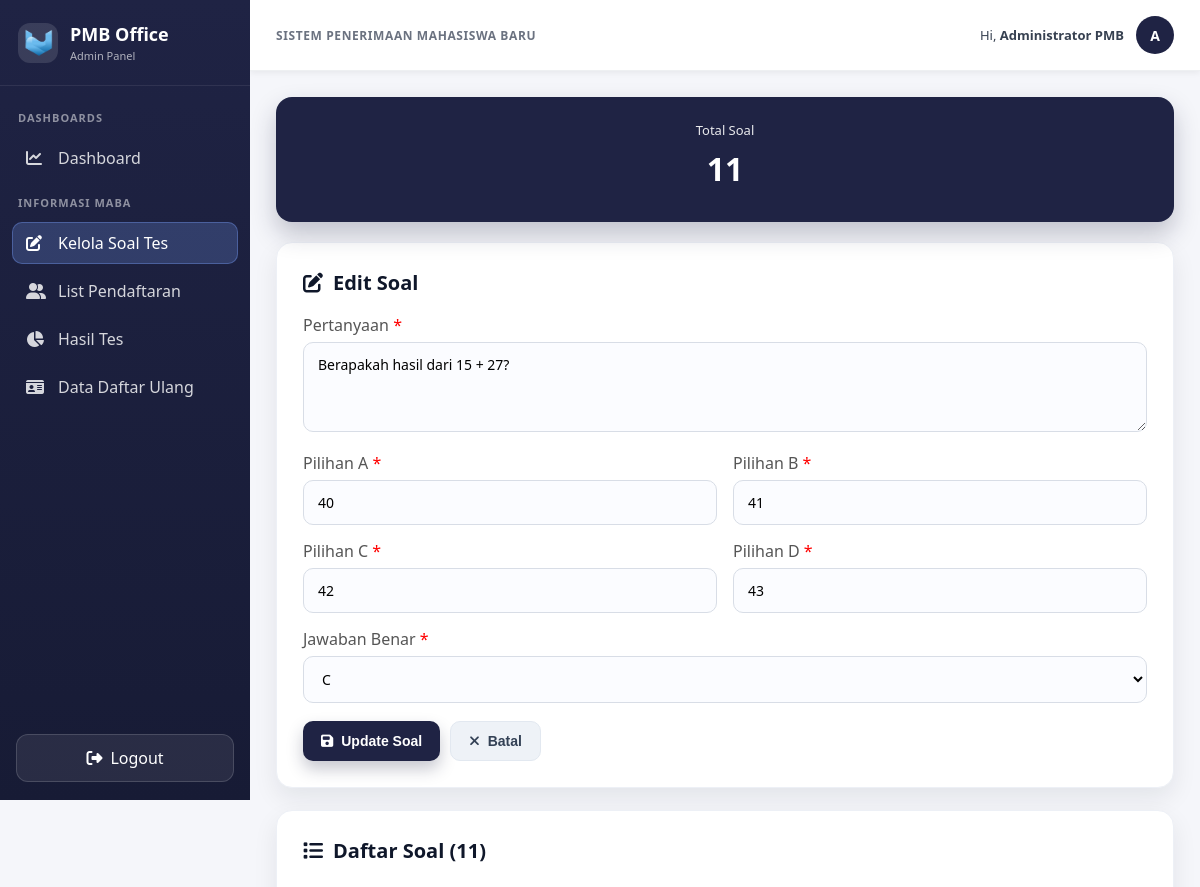
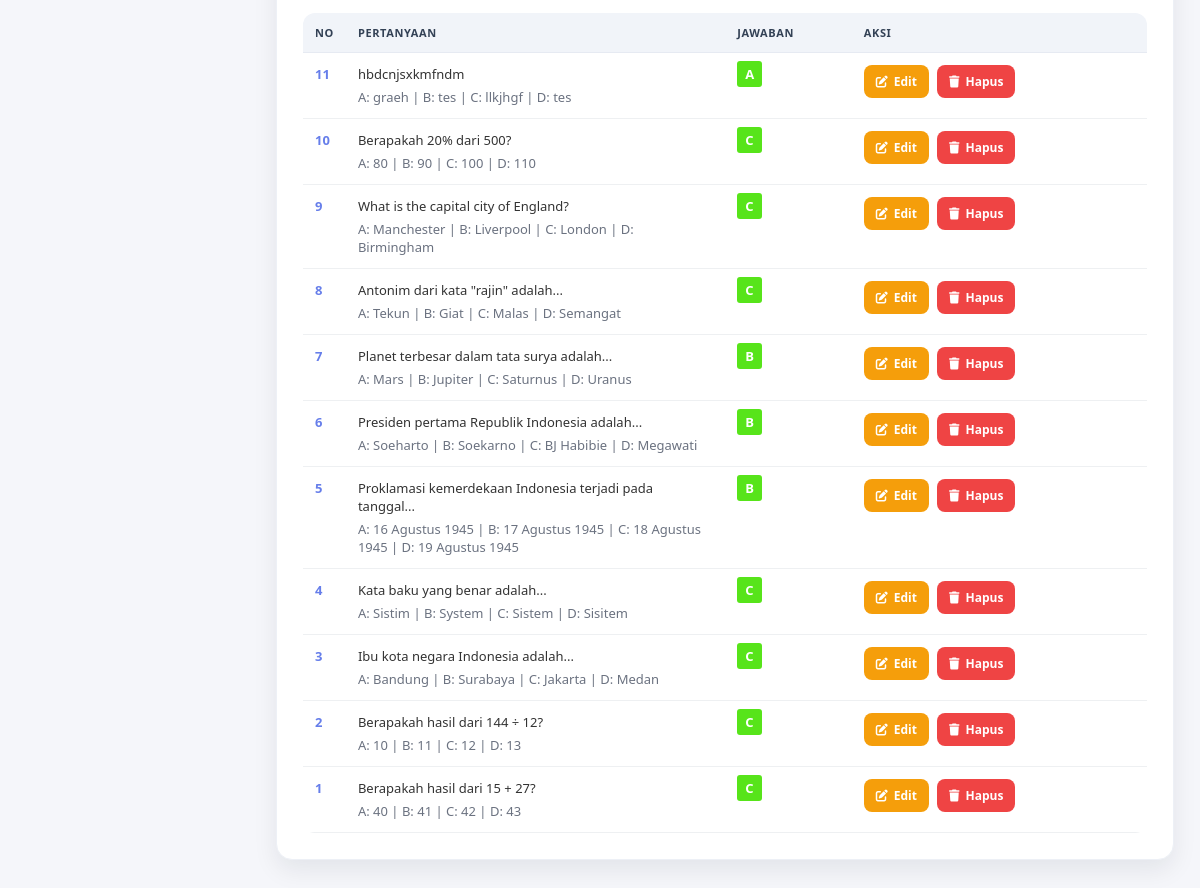
Page /admin/kelola_soal.php?edit=1 (signed in) on the committed database (2 pictures, top to bottom).
### tables this page shows
CREATE TABLE `soal` (
  `id_soal` int(11) NOT NULL,
  `pertanyaan` text NOT NULL,
  `pilihan_a` varchar(255) NOT NULL,
  `pilihan_b` varchar(255) NOT NULL,
  `pilihan_c` varchar(255) NOT NULL,
  `pilihan_d` varchar(255) NOT NULL,
  `jawaban_benar` enum('A','B','C','D') NOT NULL,
  `created_at` timestamp NOT NULL DEFAULT current_timestamp()
);

### admin/kelola_soal.php (the view, shortened to what this page needs)
<?php
include '../config.php';
$edit_soal = null;
if (isset($_GET['edit'])) {
    $id = mysqli_real_escape_string($conn, $_GET['edit']);
    $query = "SELECT * FROM soal WHERE id_soal = '$id'";
    $result = mysqli_query($conn, $query);
    $edit_soal = mysqli_fetch_assoc($result);
}
$query = "SELECT * FROM soal ORDER BY id_soal DESC";
$result = mysqli_query($conn, $query);
$soal_list = mysqli_fetch_all($result, MYSQLI_ASSOC);
?>
<!DOCTYPE html>
<html lang="id">
<head>
    <link rel="stylesheet" href="https://cdnjs.cloudflare.com/ajax/libs/font-awesome/6.5.1/css/all.min.css">
</head>
<body>
    <div class="wrapper">
        <aside class="sidebar">
            <div class="sidebar-header">
                <div class="brand-icon"><img src="../assets/logo.png" alt="Logo PMB" style="width: 100%; height: 100%; object-fit: contain;"></div>
                <div>
                    <h2>PMB Office</h2>
                    <p>Admin Panel</p>
                </div>
            </div>
            <nav class="sidebar-menu">
                <div class="menu-section-title">Dashboards</div>
                <a class="menu-item" href="dashboard.php">
                    <i class="fa-solid fa-chart-line"></i> Dashboard
                </a>
                <div class="menu-section-title">Informasi Maba</div>
                <a class="menu-item active" href="kelola_soal.php">
                    <i class="fa-solid fa-pen-to-square"></i> Kelola Soal Tes
                </a>
                <a class="menu-item" href="list_pendaftar.php">
                    <i class="fa-solid fa-user-group"></i> List Pendaftaran
                </a>
                <a class="menu-item" href="hasil_test.php">
                    <i class="fa-solid fa-chart-pie"></i> Hasil Tes
                </a>
                <a class="menu-item" href="daftar_ulang.php">
                    <i class="fa-solid fa-id-card"></i> Data Daftar Ulang
                </a>
            </nav>
            <a href="logout.php" class="logout-btn"><i class="fa-solid fa-right-from-bracket"></i> Logout</a>
        </aside>
        <main class="main">
            <header class="topbar">
                <div class="topbar-title">Sistem Penerimaan Mahasiswa Baru</div>
                <div class="topbar-user">
                    <div class="user-greet">Hi, <strong><?= $_SESSION['admin_name'] ?? 'Admin'; ?></strong></div>
                    <div class="user-avatar"><?= strtoupper(substr($_SESSION['admin_name'] ?? 'A', 0, 1)) ?></div>
                </div>
            </header>
            <section class="content">
                <div class="container">
        <div class="stats">
            <div class="stat-card">
                <div class="label">Total Soal</div>
                <div class="number"><?php echo count($soal_list); ?></div>
            </div>
        </div>
        <div class="card">
            <h2>
                <i class="fas fa-<?php echo $edit_soal ? 'edit' : 'plus-circle'; ?>"></i>
                <?php echo $edit_soal ? 'Edit Soal' : 'Tambah Soal Baru'; ?>
            </h2>
            <form method="POST">
                <div class="form-group">
                    <label for="pertanyaan">Pertanyaan <span style="color: red;">*</span></label>
                    <textarea name="pertanyaan" id="pertanyaan" required><?php echo $edit_soal ? htmlspecialchars($edit_soal['pertanyaan']) : ''; ?></textarea>
                </div>
                <div class="form-row">
                    <div class="form-group">
                        <label for="pilihan_a">Pilihan A <span style="color: red;">*</span></label>
                        <input type="text" name="pilihan_a" id="pilihan_a" value="<?php echo $edit_soal ? htmlspecialchars($edit_soal['pilihan_a']) : ''; ?>" required>
                    </div>
                    <div class="form-group">
                        <label for="pilihan_b">Pilihan B <span style="color: red;">*</span></label>
                        <input type="text" name="pilihan_b" id="pilihan_b" value="<?php echo $edit_soal ? htmlspecialchars($edit_soal['pilihan_b']) : ''; ?>" required>
                    </div>
                </div>
                <div class="form-row">
                    <div class="form-group">
                        <label for="pilihan_c">Pilihan C <span style="color: red;">*</span></label>
                        <input type="text" name="pilihan_c" id="pilihan_c" value="<?php echo $edit_soal ? htmlspecialchars($edit_soal['pilihan_c']) : ''; ?>" required>
                    </div>
                    <div class="form-group">
                        <label for="pilihan_d">Pilihan D <span style="color: red;">*</span></label>
                        <input type="text" name="pilihan_d" id="pilihan_d" value="<?php echo $edit_soal ? htmlspecialchars($edit_soal['pilihan_d']) : ''; ?>" required>
                    </div>
                </div>
                <div class="form-group">
                    <label for="jawaban_benar">Jawaban Benar <span style="color: red;">*</span></label>
                    <select name="jawaban_benar" id="jawaban_benar" required>
                        <option value="C" <?php echo $edit_soal && $edit_soal['jawaban_benar'] == 'C' ? 'selected' : ''; ?>>C</option>
                    </select>
                </div>
                <div class="button-group">
                    <button type="submit" class="btn-primary">
                        <i class="fas fa-<?php echo $edit_soal ? 'save' : 'plus'; ?>"></i>
                        <?php echo $edit_soal ? 'Update Soal' : 'Tambah Soal'; ?>
                    </button>
                    <?php if ($edit_soal): ?>
                        <a href="kelola_soal.php" style="text-decoration: none;">
                            <button type="button" class="btn-secondary">
                                <i class="fas fa-times"></i> Batal
                            </button>
                        </a>
                    <?php endif; ?>
                </div>
            </form>
        </div>
        <div class="card">
            <h2><i class="fas fa-list"></i> Daftar Soal (<?php echo count($soal_list); ?>)</h2>
            <?php if (empty($soal_list)): ?>
                <div class="no-data">
                    <i class="fas fa-inbox" style="font-size: 48px; color: #ccc; margin-bottom: 10px;"></i>
                    <p>Belum ada soal. Silakan tambah soal baru!</p>
                </div>
            <?php else: ?>
                <div class="table-responsive">
                    <table>
                        <thead>
                            <tr>
                                <th style="width: 5%;">No</th>
                                <th style="width: 45%;">Pertanyaan</th>
                                <th style="width: 15%;">Jawaban</th>
                                <th style="width: 35%;">Aksi</th>
                            </tr>
                        </thead>
                        <tbody>
                            <?php foreach ($soal_list as $index => $soal): ?>
                                <tr>
                                    <td class="soal-number"><?php echo count($soal_list) - $index; ?></td>
                                    <td>
                                        <div style="font-weight: 500; margin-bottom: 5px;">
                                            <?php echo htmlspecialchars(substr($soal['pertanyaan'], 0, 60)) . (strlen($soal['pertanyaan']) > 60 ? '...' : ''); ?>
                                        </div>
                                        <div class="soal-info">
                                            A: <?php echo htmlspecialchars(substr($soal['pilihan_a'], 0, 30)); ?> |
                                            B: <?php echo htmlspecialchars(substr($soal['pilihan_b'], 0, 30)); ?> |
                                            C: <?php echo htmlspecialchars(substr($soal['pilihan_c'], 0, 30)); ?> |
                                            D: <?php echo htmlspecialchars(substr($soal['pilihan_d'], 0, 30)); ?>
                                        </div>
                                    </td>
                                    <td>
                                        <span style="background: #57e41a; color: white; padding: 4px 8px; border-radius: 3px; font-weight: 600;">
                                            <?php echo htmlspecialchars($soal['jawaban_benar']); ?>
                                        </span>
                                    </td>
                                    <td>
                                        <div class="action-buttons">
                                            <a href="?edit=<?php echo htmlspecialchars($soal['id_soal']); ?>" class="btn-action btn-edit">
                                                <i class="fas fa-edit"></i> Edit
                                            </a>
                                            <a href="?delete=<?php echo htmlspecialchars($soal['id_soal']); ?>" class="btn-action btn-hapus" onclick="return confirm('Yakin ingin menghapus soal ini?')">
                                                <i class="fas fa-trash"></i> Hapus
                                            </a>
                                        </div>
                                    </td>
                                </tr>
                            <?php endforeach; ?>
                        </tbody>
                    </table>
                </div>
            <?php endif; ?>
        </div>
                </div>
            </section>
        </main>
    </div>
</body>
</html>

### rows in the picture
soal: pertanyaan "Berapakah hasil dari 15 + 27?", pilihan_a "40", pilihan_b "41", pilihan_c "42", pilihan_d "43", jawaban_benar "C", count($soal_list) - $index "1"
soal: count($soal_list) - $index "11", pertanyaan "hbdcnjsxkmfndm", pilihan_a "graeh", pilihan_b "tes", pilihan_c "llkjhgf", pilihan_d "tes", jawaban_benar "A"
soal: count($soal_list) - $index "10", pertanyaan "Berapakah 20% dari 500?", pilihan_a "80", pilihan_b "90", pilihan_c "100", pilihan_d "110", jawaban_benar "C"
soal: count($soal_list) - $index "9", pertanyaan "What is the capital city of England?", pilihan_a "Manchester", pilihan_b "Liverpool", pilihan_c "London", pilihan_d "Birmingham", jawaban_benar "C"
soal: count($soal_list) - $index "8", pertanyaan "Antonim dari kata \"rajin\" adalah...", pilihan_a "Tekun", pilihan_b "Giat", pilihan_c "Malas", pilihan_d "Semangat", jawaban_benar "C"
soal: count($soal_list) - $index "7", pertanyaan "Planet terbesar dalam tata surya adalah...", pilihan_a "Mars", pilihan_b "Jupiter", pilihan_c "Saturnus", pilihan_d "Uranus", jawaban_benar "B"
soal: count($soal_list) - $index "6", pertanyaan "Presiden pertama Republik Indonesia adalah...", pilihan_a "Soeharto", pilihan_b "Soekarno", pilihan_c "BJ Habibie", pilihan_d "Megawati", jawaban_benar "B"
soal: count($soal_list) - $index "5", pertanyaan "Proklamasi kemerdekaan Indonesia terjadi pada tanggal...", pilihan_a "16 Agustus 1945", pilihan_b "17 Agustus 1945", pilihan_c "18 Agustus 1945", pilihan_d "19 Agustus 1945", jawaban_benar "B"
soal: count($soal_list) - $index "4", pertanyaan "Kata baku yang benar adalah...", pilihan_a "Sistim", pilihan_b "System", pilihan_c "Sistem", pilihan_d "Sisitem", jawaban_benar "C"
soal: count($soal_list) - $index "3", pertanyaan "Ibu kota negara Indonesia adalah...", pilihan_a "Bandung", pilihan_b "Surabaya", pilihan_c "Jakarta", pilihan_d "Medan", jawaban_benar "C"
soal: count($soal_list) - $index "2", pertanyaan "Berapakah hasil dari 144 ÷ 12?", pilihan_a "10", pilihan_b "11", pilihan_c "12", pilihan_d "13", jawaban_benar "C"

### other values in the picture
$_SESSION['admin_name'] "Administrator PMB"
substr($_SESSION['admin_name'] ?? 'A', 0, 1) "A"
count($soal_list) "11"
